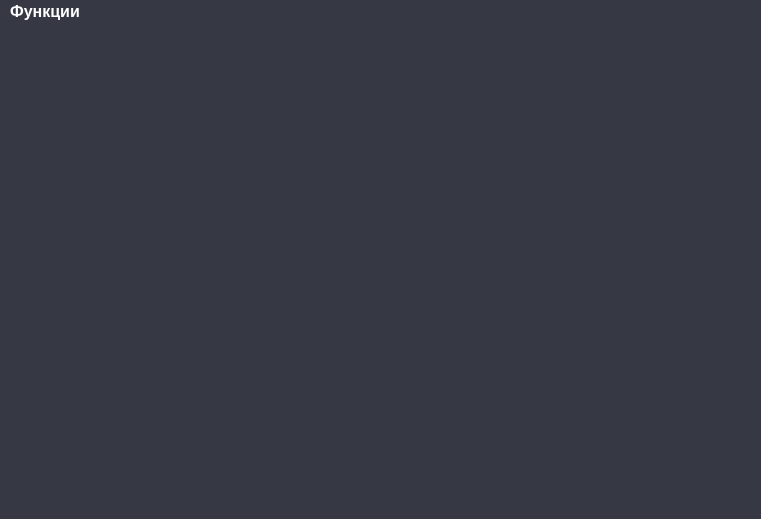
<?xml version="1.0" encoding="UTF-8"?>
<ui version="4.0">
 <class>MainWindow</class>
 <widget class="QMainWindow" name="MainWindow">
  <property name="geometry">
   <rect>
    <x>0</x>
    <y>0</y>
    <width>761</width>
    <height>519</height>
   </rect>
  </property>
  <property name="windowTitle">
   <string>БД Лр 6 - график</string>
  </property>
  <property name="styleSheet">
   <string notr="true">QWidget {
	background-color: rgb(54, 57, 68);
	color: rgb(255, 255, 255);
	font-size: 16px;
	font-weight: bold;
}
QMenu::item:selected, QMenuBar::item:selected {
	background-color: rgb(71, 75, 90);
}</string>
  </property>
  <widget class="QWidget" name="centralWidget"/>
  <widget class="QMenuBar" name="menuBar">
   <property name="geometry">
    <rect>
     <x>0</x>
     <y>0</y>
     <width>761</width>
     <height>27</height>
    </rect>
   </property>
   <widget class="QMenu" name="menu_options">
    <property name="title">
     <string>Функции</string>
    </property>
    <addaction name="action_connectToDB"/>
    <addaction name="action_update"/>
   </widget>
   <addaction name="menu_options"/>
  </widget>
  <widget class="QStatusBar" name="statusBar"/>
  <action name="action_connectToDB">
   <property name="text">
    <string>Подключиться к БД</string>
   </property>
  </action>
  <action name="action_update">
   <property name="text">
    <string>Обновить график</string>
   </property>
  </action>
 </widget>
 <layoutdefault spacing="6" margin="11"/>
 <resources/>
 <connections/>
</ui>
